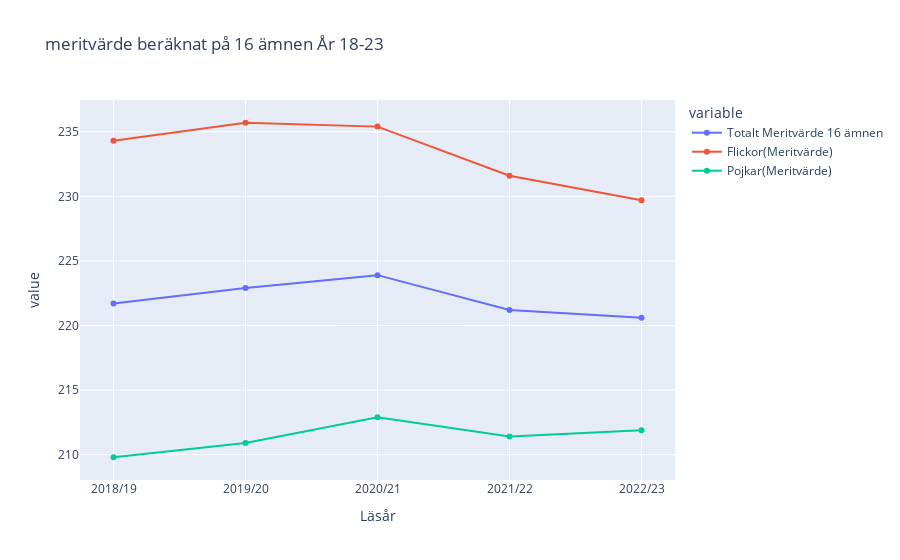

The code cell stored with this chart in its notebook:
### Code cell
# Extraherar relevant data meritvärde för flickor och pojkar 
df_betyg_meritvärde = df_betyg[["Läsår", "Totalt Meritvärde 16 ämnen", "Flickor(Meritvärde)", "Pojkar(Meritvärde)"]]

df_betyg_meritvärde = df_betyg_meritvärde.head(5)

fig2 = px.line(df_betyg_meritvärde, x="Läsår", y=["Totalt Meritvärde 16 ämnen", "Flickor(Meritvärde)", "Pojkar(Meritvärde)"],
               title="meritvärde beräknat på 16 ämnen År 18-23 ",
               markers=True)
fig2.write_html("visualiseringar\\graf_meritvärde_beräknat_på_16_ämnen_18_23.html")
fig2.show()

### Figure 1 — Plotly figure (JSON) as saved in the notebook; plotly's stock layout.template omitted (floating-point values rounded to 4 significant figures)
{"data": [{"hovertemplate": "variable=Totalt Meritvärde 16 ämnen<br>Läsår=%{x}<br>value=%{y}<extra></extra>", "legendgroup": "Totalt Meritvärde 16 ämnen", "line": {"color": "#636efa", "dash": "solid"}, "marker": {"symbol": "circle"}, "mode": "lines+markers", "name": "Totalt Meritvärde 16 ämnen", "orientation": "v", "showlegend": true, "type": "scatter", "x": ["2018/19", "2019/20", "2020/21", "2021/22", "2022/23"], "xaxis": "x", "y": [221.7, 222.9, 223.9, 221.2, 220.6], "yaxis": "y"}, {"hovertemplate": "variable=Flickor(Meritvärde)<br>Läsår=%{x}<br>value=%{y}<extra></extra>", "legendgroup": "Flickor(Meritvärde)", "line": {"color": "#EF553B", "dash": "solid"}, "marker": {"symbol": "circle"}, "mode": "lines+markers", "name": "Flickor(Meritvärde)", "orientation": "v", "showlegend": true, "type": "scatter", "x": ["2018/19", "2019/20", "2020/21", "2021/22", "2022/23"], "xaxis": "x", "y": [234.3, 235.7, 235.4, 231.6, 229.7], "yaxis": "y"}, {"hovertemplate": "variable=Pojkar(Meritvärde)<br>Läsår=%{x}<br>value=%{y}<extra></extra>", "legendgroup": "Pojkar(Meritvärde)", "line": {"color": "#00cc96", "dash": "solid"}, "marker": {"symbol": "circle"}, "mode": "lines+markers", "name": "Pojkar(Meritvärde)", "orientation": "v", "showlegend": true, "type": "scatter", "x": ["2018/19", "2019/20", "2020/21", "2021/22", "2022/23"], "xaxis": "x", "y": [209.8, 210.9, 212.9, 211.4, 211.9], "yaxis": "y"}], "layout": {"legend": {"title": {"text": "variable"}, "tracegroupgap": 0}, "title": {"text": "meritvärde beräknat på 16 ämnen År 18-23 "}, "xaxis": {"anchor": "y", "domain": [0, 1], "title": {"text": "Läsår"}}, "yaxis": {"anchor": "x", "domain": [0, 1], "title": {"text": "value"}}}}
